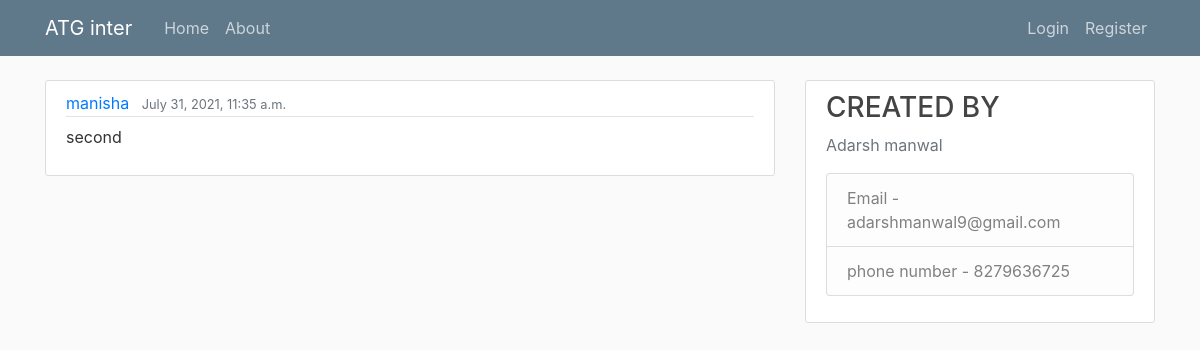
Screenshot of /post/2 with the database file from the repository.
### chatblog/models.py (models this page shows, shortened)
class post(models.Model):
    content=models.TextField()
    date_posted=models.DateTimeField(default=timezone.now)
    author=models.ForeignKey(User,on_delete=models.CASCADE)

### chatblog/views.py (the view)
# urls.py: path('post/<int:pk>', PostDetailView.as_view(),name='post-detail'),
class PostDetailView(DetailView):
    model=post

### chatblog/templates/chatblog/post_detail.html (shortened to what this page needs)
{% extends "chatblog/base.html" %}
{% block content %}
<article class="media content-section">
  <div class="media-body">
    <div class="article-metadata">
      <a class="mr-2" href="#">{{object.author }}</a>
      <small class="text-muted">{{ object.date_posted }}</small>
    </div>
    <p class="article-content">{{ object.content }}</p>
  </div>
</article>
{% endblock content %}

### chatblog/static/chatblog/main.css (style rules this page uses)
body { background: #fafafa; color: #333333; margin-top: 5rem; }
.content-section { background: #ffffff; padding: 10px 20px; border: 1px solid #dddddd; border-radius: 3px; margin-bottom: 20px; }
.article-content { white-space: pre-line; }
.article-metadata { padding-bottom: 1px; margin-bottom: 4px; border-bottom: 1px solid #e3e3e3 }

### rows the page displays
post: author "manisha", date_posted "July 31, 2021, 11:35 a.m.", content "second"
